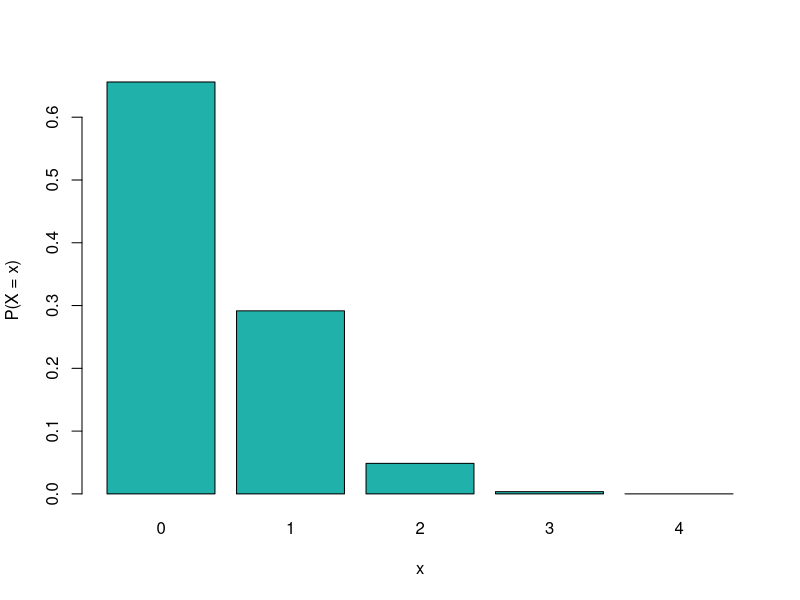

This chart was generated by the following R code:
my.Binomial <- function(x, n, p) {
  # Set the scientific notation precision threshold to 30
  options(scipen = 30)

  # Create a sequence of x values from 0 to n
  x <- seq(0, n)

  # Calculate the probability for each x value
  x.fx <- dbinom(x, n, p)

  # Loop through the x values and print the probability for each one
  for (i in seq_along(x)) {
    cat("P(X = ", x[i], ") = ", x.fx[i], "\n", sep = "")
  }

  # Calculate the mean, variance and standard deviation
  EX <- sum(x * x.fx)
  Var <- sum((x ^ 2) * x.fx) - (EX ^ 2)
  SD <- sqrt(Var)

  # Print the mean, variance and standard deviation
  cat("Mean:", EX, "\nVariance:", Var, "\nStandard Deviation:", SD, "\n")

  # Plot the y values as a bar chart and highlight the selected x value
  barplot(x.fx, names.arg = x, col = "lightseagreen", xlab = "x", ylab = "P(X = x)")
}

my.Binomial(2, 4, 0.1)
